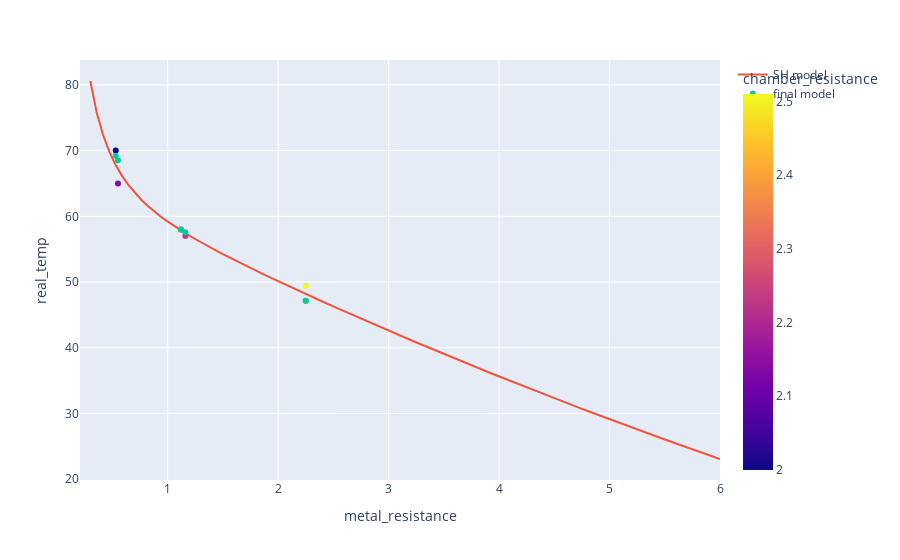

The code cell stored with this chart in its notebook:
### Code cell
# plot the data
fig = px.scatter(df, x="metal_resistance", y="real_temp", color="chamber_resistance")
#add an scatter plot with the SH model
xplot = np.linspace(0.3,6,100)
yplot = SH_model(xplot,best_a,best_b,best_c)
fig.add_trace(go.Scatter(x=xplot,y=yplot,mode='lines',name='SH model'))

#add a trace for the final model for each chamber resistance,metal resistance pair in the dataframe
yplot2 = [final_model(x,best_a,best_b,best_c,best_k1,best_k2,best_k3) for x in df.values]
xplot2 = df['metal_resistance']
fig.add_trace(go.Scatter(x=xplot2,y=yplot2,mode='markers',name='final model'))


fig.show()

### Figure 1 — Plotly figure (JSON) as saved in the notebook; plotly's stock layout.template omitted (floating-point values rounded to 4 significant figures)
{"data": [{"hovertemplate": "metal_resistance=%{x}<br>real_temp=%{y}<br>chamber_resistance=%{marker.color}<extra></extra>", "legendgroup": "", "marker": {"color": [2.48, 2.51, 2.23, 2.22, 2.14, 2], "coloraxis": "coloraxis", "symbol": "circle"}, "mode": "markers", "name": "", "orientation": "v", "showlegend": false, "type": "scatter", "x": [2.25, 2.25, 1.16, 1.12, 0.55, 0.53], "xaxis": "x", "y": [47.15, 49.45, 57, 58, 65, 70], "yaxis": "y"}, {"mode": "lines", "name": "SH model", "type": "scatter", "x": [0.3, 0.3576, 0.4152, 0.4727, 0.5303, 0.5879, 0.6455, 0.703, 0.7606, 0.8182, 0.8758, 0.9333, 0.9909, 1.048, 1.106, 1.164, 1.221, 1.279, 1.336, 1.394, 1.452, 1.509, 1.567, 1.624, 1.682, 1.739, 1.797, 1.855, 1.912, 1.97, 2.027, 2.085, 2.142, 2.2, 2.258, 2.315, 2.373, 2.43, 2.488, 2.545, 2.603, 2.661, 2.718, 2.776, 2.833, 2.891, 2.948, 3.006, 3.064, 3.121, 3.179, 3.236, 3.294, 3.352, 3.409, 3.467, 3.524, 3.582, 3.639, 3.697, 3.755, 3.812, 3.87, 3.927, 3.985, 4.042, 4.1, 4.158, 4.215, 4.273, 4.33, 4.388, 4.445, 4.503, 4.561, 4.618, 4.676, 4.733, 4.791, 4.848, 4.906, 4.964, 5.021, 5.079, 5.136, 5.194, 5.252, 5.309, 5.367, 5.424, 5.482, 5.539, 5.597, 5.655, 5.712, 5.77, 5.827, 5.885, 5.942, 6], "y": [80.59, 75.8, 72.37, 69.79, 67.77, 66.12, 64.74, 63.56, 62.53, 61.61, 60.78, 60.01, 59.3, 58.63, 58.0, 57.4, 56.82, 56.26, 55.72, 55.19, 54.67, 54.17, 53.67, 53.18, 52.7, 52.22, 51.75, 51.29, 50.83, 50.37, 49.91, 49.46, 49.01, 48.57, 48.13, 47.69, 47.25, 46.81, 46.38, 45.95, 45.52, 45.09, 44.67, 44.25, 43.82, 43.4, 42.99, 42.57, 42.16, 41.74, 41.33, 40.92, 40.51, 40.11, 39.7, 39.3, 38.9, 38.5, 38.1, 37.7, 37.31, 36.92, 36.52, 36.13, 35.74, 35.36, 34.97, 34.59, 34.21, 33.82, 33.44, 33.07, 32.69, 32.32, 31.94, 31.57, 31.2, 30.83, 30.46, 30.1, 29.73, 29.37, 29.01, 28.65, 28.29, 27.93, 27.58, 27.22, 26.87, 26.52, 26.17, 25.82, 25.47, 25.13, 24.78, 24.44, 24.1, 23.76, 23.42, 23.08]}, {"mode": "markers", "name": "final model", "type": "scatter", "x": [2.25, 2.25, 1.16, 1.12, 0.55, 0.53], "y": [47.15, 47.15, 57.56, 58.0, 68.51, 69.2]}], "layout": {"coloraxis": {"colorbar": {"title": {"text": "chamber_resistance"}}, "colorscale": [[0, "#0d0887"], [0.1111, "#46039f"], [0.2222, "#7201a8"], [0.3333, "#9c179e"], [0.4444, "#bd3786"], [0.5556, "#d8576b"], [0.6667, "#ed7953"], [0.7778, "#fb9f3a"], [0.8889, "#fdca26"], [1, "#f0f921"]]}, "legend": {"tracegroupgap": 0}, "margin": {"t": 60}, "xaxis": {"anchor": "y", "domain": [0, 1], "title": {"text": "metal_resistance"}}, "yaxis": {"anchor": "x", "domain": [0, 1], "title": {"text": "real_temp"}}}}
